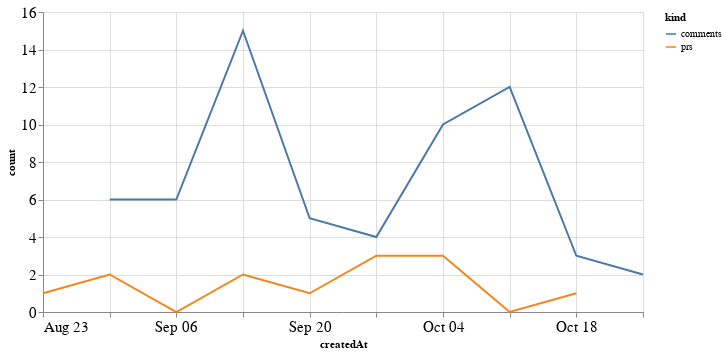

Notebook code cell kept with this figure:
### Code cell
alt.Chart(total_time, width=600).mark_line().encode(
    x='createdAt',
    y='count',
    color='kind'
)

### Figure 1 — Vega-Lite specification as saved in the notebook (floating-point values rounded to 4 significant figures)
{"config": {"axisLeft": {"labelFontSize": 15}, "axisBottom": {"labelFontSize": 15}}, "data": {"name": "data-f363ba7187ae2878d831ec126cbbf4cd"}, "mark": "line", "encoding": {"color": {"type": "nominal", "field": "kind"}, "x": {"type": "temporal", "field": "createdAt"}, "y": {"type": "quantitative", "field": "count"}}, "width": 600, "$schema": "https://vega.github.io/schema/vega-lite/v4.8.1.json", "datasets": {"data-f363ba7187ae2878d831ec126cbbf4cd": [{"createdAt": "2020-08-23T00:00:00", "kind": "prs", "count": 1.0}, {"createdAt": "2020-08-30T00:00:00", "kind": "prs", "count": 2.0}, {"createdAt": "2020-09-06T00:00:00", "kind": "prs", "count": 0.0}, {"createdAt": "2020-09-13T00:00:00", "kind": "prs", "count": 2.0}, {"createdAt": "2020-09-20T00:00:00", "kind": "prs", "count": 1.0}, {"createdAt": "2020-09-27T00:00:00", "kind": "prs", "count": 3.0}, {"createdAt": "2020-10-04T00:00:00", "kind": "prs", "count": 3.0}, {"createdAt": "2020-10-11T00:00:00", "kind": "prs", "count": 0.0}, {"createdAt": "2020-10-18T00:00:00", "kind": "prs", "count": 1.0}, {"createdAt": "2020-10-25T00:00:00", "kind": "prs", "count": null}, {"createdAt": "2020-08-23T00:00:00", "kind": "comments", "count": null}, {"createdAt": "2020-08-30T00:00:00", "kind": "comments", "count": 6.0}, {"createdAt": "2020-09-06T00:00:00", "kind": "comments", "count": 6.0}, {"createdAt": "2020-09-13T00:00:00", "kind": "comments", "count": 15.0}, {"createdAt": "2020-09-20T00:00:00", "kind": "comments", "count": 5.0}, {"createdAt": "2020-09-27T00:00:00", "kind": "comments", "count": 4.0}, {"createdAt": "2020-10-04T00:00:00", "kind": "comments", "count": 10.0}, {"createdAt": "2020-10-11T00:00:00", "kind": "comments", "count": 12.0}, {"createdAt": "2020-10-18T00:00:00", "kind": "comments", "count": 3.0}, {"createdAt": "2020-10-25T00:00:00", "kind": "comments", "count": 2.0}]}}
